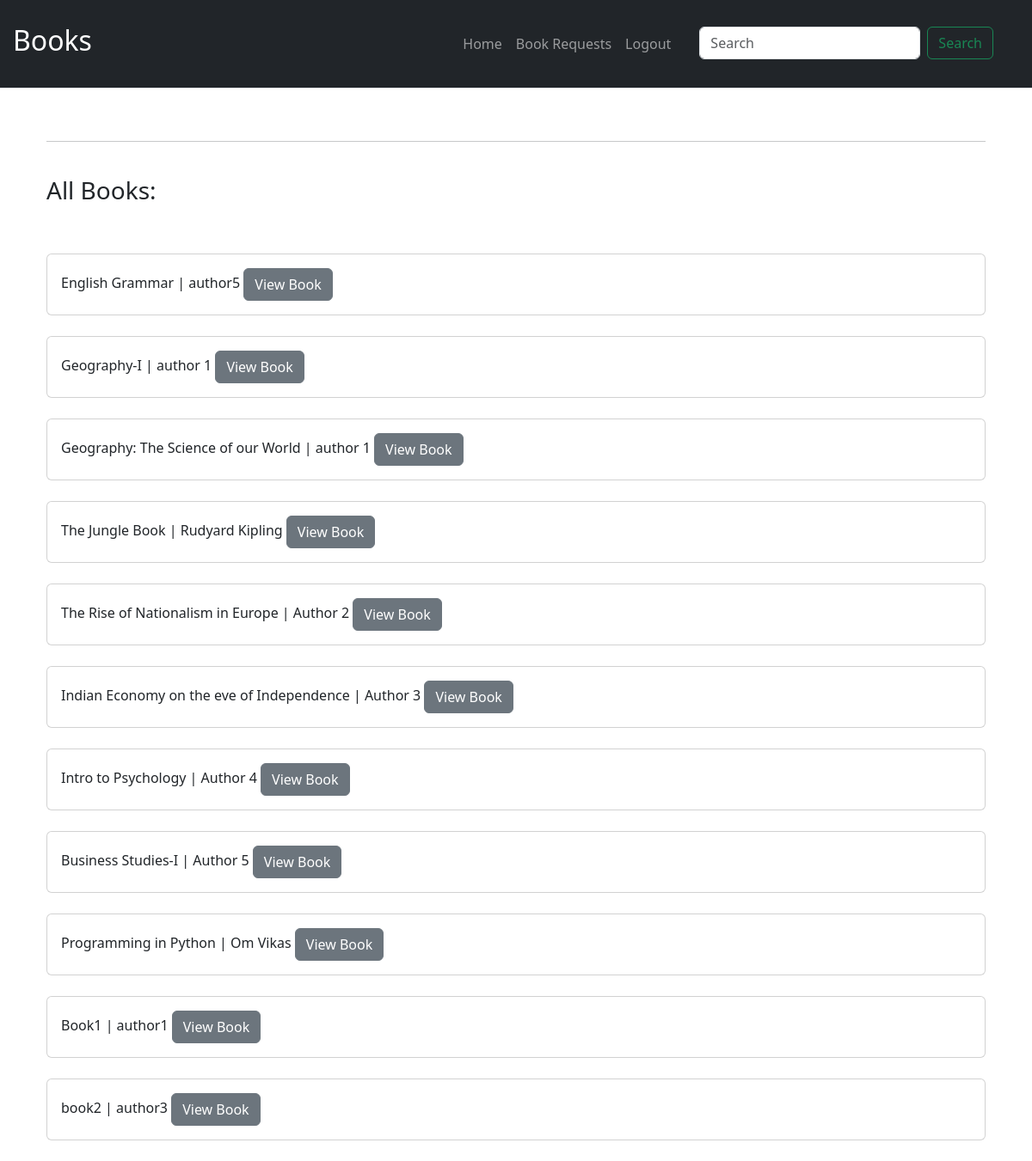
Screenshot of /viewbookslib.html with the database file from the repository.
### tables this page shows
CREATE TABLE Books (
    BookID INTEGER PRIMARY KEY AUTOINCREMENT,
    SectionID INTEGER,
    name TEXT NOT NULL,
    Content TEXT,
    Author TEXT,
    FOREIGN KEY (SectionID) REFERENCES Sections(SectionID)
);

### app.py (the view)
@app.route("/viewbookslib.html",methods=['GET','POST'])
def viewbookslib():
    connec = sqlite3.connect('librarydata.db')
    cursor = connec.cursor()
    cursor.execute("SELECT * FROM Books b")
    Booksinfo = cursor.fetchall()
    connec.close()
    user_id=session.get('user_id')
    return render_template("viewbookslib.html",Booksinfo=Booksinfo,user_id=user_id)

### templates/viewbookslib.html (shortened to what this page needs)
<!DOCTYPE html>
<html lang="en">
  <head>
    <link
      href="https://cdn.jsdelivr.net/npm/bootstrap@5.3.3/dist/css/bootstrap.min.css"
      rel="stylesheet"
    />
  </head>
  <body>
    <div class="container">
      <nav
        class="navbar navbar-expand-md navbar-dark fixed-top bg-dark border-bottom"
      >
        <a class="navbar-brand" href="#" style="margin: 15px"><h2>Books</h2></a>
        <ul class="navbar-nav ms-auto order-5" style="margin-right: 45px">
          <li class="nav-item">
            <a class="nav-link" href="{{url_for('libdash',user_id=user_id)}}"
              >Home</a
            >
          </li>
          <li class="nav-item">
            <a class="nav-link" href="{{url_for('book_requests')}}"
              >Book Requests</a
            >
          </li>
          <li class="nav-item">
            <form action="/logout" method="post">
              <button class="nav-link" type="submit" style="margin-right: 25px">
                Logout
              </button>
            </form>
          </li>
          <li class="nav-item">
            <form
              action="/searchbooks"
              class="d-flex bg-dark"
              method="post"
              role="search"
              name="navbar-search"
            >
              <input
                class="form-control me-2"
                type="search"
                placeholder="Search"
                name="search"
              />
              <button type="submit" class="btn btn-outline-success">
                Search
              </button>
            </form>
          </li>
        </ul>
      </nav>
      <br />
      <div class="container" style="margin-top: 100px">
        <br />
        <hr />
        <br />
        <h3>All Books:</h3>
        <br /><br />
        {%for b in range(Booksinfo | length)%}
        <div class="card">
          <div class="card-body">
            <h6 class="card-text">
              {{Booksinfo[b][2]}} | {{Booksinfo[b][4]}}
              <a
                class="btn btn-secondary"
                href="{{ url_for('read_book', book_id=Booksinfo[b][0]) }}"
                style="justify-self: end"
                >View Book</a
              >
            </h6>
          </div>
        </div>
        <br />
        {%endfor%}
      </div>
    </div>
  </body>
</html>

### rows the page displays
Books: name "English Grammar", Author "author5"
Books: name "Geography-I", Author "author 1"
Books: name "Geography: The Science of our World", Author "author 1"
Books: name "The Jungle Book", Author "Rudyard Kipling"
Books: name "The Rise of Nationalism in Europe", Author "Author 2"
Books: name "Indian Economy on the eve of Independence", Author "Author 3"
Books: name "Intro to Psychology", Author "Author 4"
Books: name "Business Studies-I", Author "Author 5"
Books: name "Programming in Python", Author "Om Vikas"
Books: name "Book1", Author "author1"
Books: name "book2", Author "author3"
